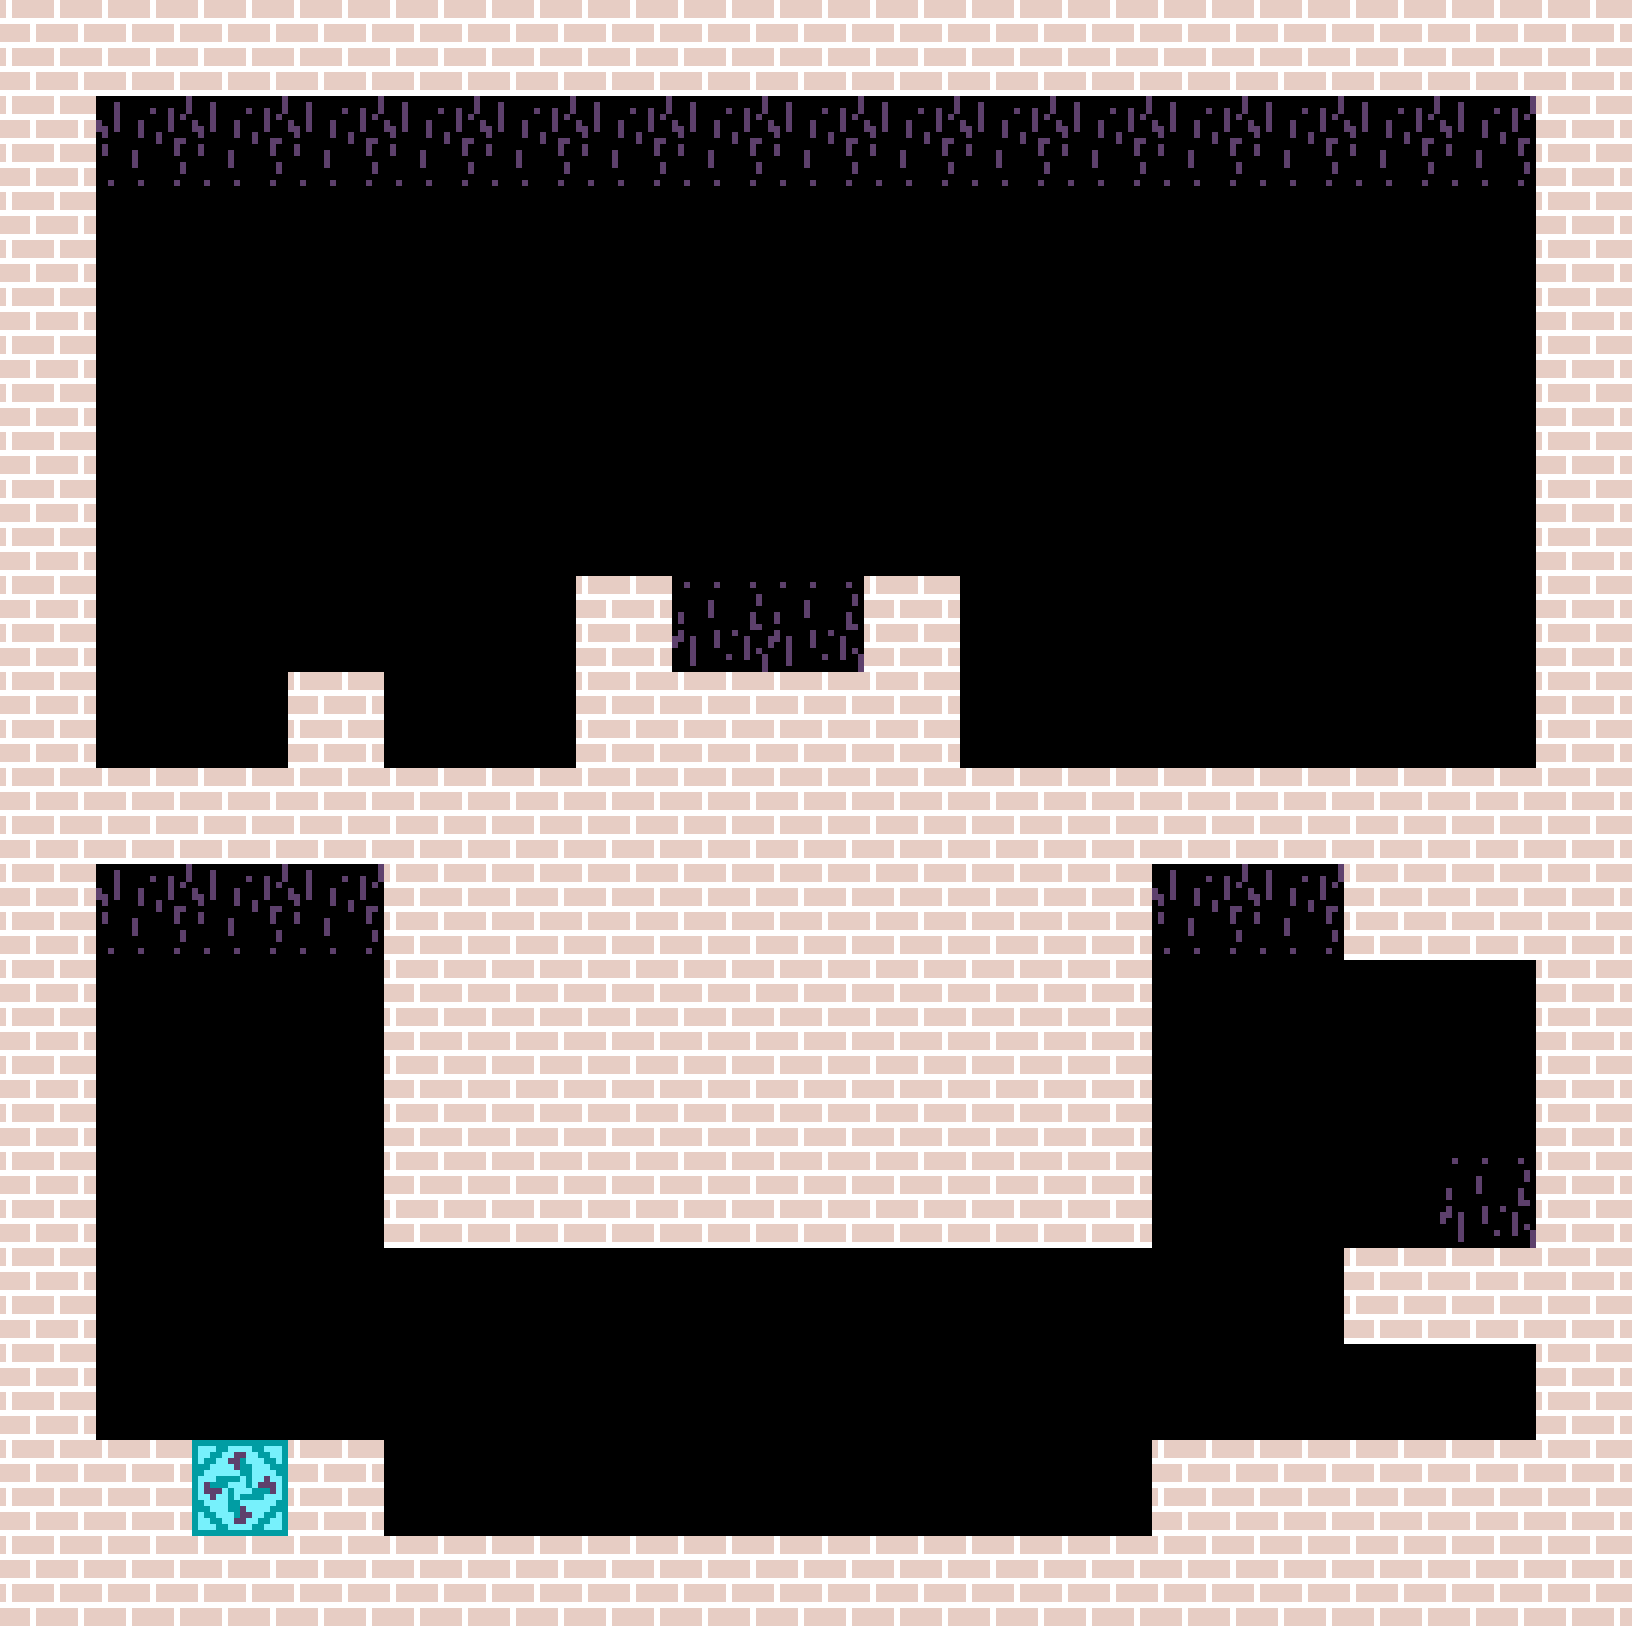

A 2D game scene composited from a Tiled map and its tileset images. What follows is a short description and the map's XML, with every tile layer's data as written:
An orthogonal 17x17 tile map with 96x96 px tiles, 3 tile layers (Terrain, Decoration, Enemies) and 30 objects.

<map version="1.10" tiledversion="1.11.2" orientation="orthogonal" renderorder="right-down" width="17" height="17" tilewidth="96" tileheight="96" infinite="0" nextlayerid="7" nextobjectid="31">
 <properties>
  <property name="LanternWidth" type="float" value="150" />
 </properties>
 <tileset firstgid="1" source="../Tilesets/platformerTiles.tsx" />
 <layer id="1" name="Terrain" width="17" height="17">
  <data encoding="csv">
0,0,0,0,0,0,0,0,0,0,0,0,0,0,0,0,0,
0,0,0,0,0,0,0,0,0,0,0,0,0,0,0,0,0,
1,0,0,0,0,0,0,0,0,0,0,0,0,0,0,0,1,
1,0,0,0,0,0,0,0,0,0,0,0,0,0,0,0,1,
1,0,0,0,0,0,0,0,0,0,0,0,0,0,0,0,1,
1,0,0,0,0,0,0,0,0,0,0,0,0,0,0,0,1,
1,0,0,0,0,0,1,0,0,1,0,0,0,0,0,0,1,
1,0,0,1,0,0,1,0,0,1,0,0,0,0,0,0,1,
0,1,1,0,1,1,0,0,0,0,1,1,0,1,1,1,0,
0,0,0,0,0,0,0,0,0,0,0,0,0,0,1,1,0,
1,0,0,0,1,0,0,0,0,0,0,1,0,0,0,0,1,
1,0,0,0,1,0,0,0,0,0,0,1,0,0,0,0,1,
1,0,0,0,1,1,1,1,1,1,1,1,0,0,0,0,1,
1,0,0,0,0,0,0,0,0,0,0,0,0,0,1,0,0,
1,0,0,0,0,0,0,0,0,0,0,0,0,0,0,0,1,
0,1,2,1,0,0,0,0,0,0,0,0,1,1,1,1,0,
0,0,0,0,1,1,1,1,1,1,1,1,0,0,0,0,0
</data>
 </layer>
 <layer id="2" name="Decoration" width="17" height="17">
  <data encoding="csv">
1,1,1,1,1,1,1,1,1,1,1,1,1,1,1,1,1,
1,0,0,0,0,0,0,0,0,0,0,0,0,0,0,0,1,
0,0,0,0,0,0,0,0,0,0,0,0,0,0,0,0,0,
0,0,0,0,0,0,0,0,0,0,0,0,0,0,0,0,0,
0,0,0,0,0,0,0,0,0,0,0,0,0,0,0,0,0,
0,0,0,0,0,0,0,0,0,0,0,0,0,0,0,0,0,
0,0,0,0,0,0,0,0,0,0,0,0,0,0,0,0,0,
0,0,0,0,0,0,0,1,1,0,0,0,0,0,0,0,0,
1,0,0,1,0,0,1,1,1,1,0,0,1,0,0,0,1,
1,0,0,0,1,1,1,1,1,1,1,1,0,0,0,0,1,
0,0,0,0,0,1,1,1,1,1,1,0,0,0,0,0,0,
0,0,0,0,0,1,1,1,1,1,1,0,0,0,0,0,0,
0,0,0,0,0,0,0,0,0,0,0,0,0,0,0,0,0,
0,0,0,0,0,0,0,0,0,0,0,0,0,0,0,1,1,
0,0,0,0,0,0,0,0,0,0,0,0,0,0,0,0,0,
1,0,0,0,0,0,0,0,0,0,0,0,0,0,0,0,1,
1,1,1,1,0,0,0,0,0,0,0,0,1,1,1,1,1
</data>
 </layer>
 <objectgroup id="3" name="Interactable">
  <object id="1" template="../ObjectTemplates/StartBall.tx" x="192" y="1152" />
  <object id="2" template="../ObjectTemplates/EndBall.tx" x="1344" y="768" />
  <object id="21" template="../ObjectTemplates/TeleportLocationOn.tx" x="96" y="768" />
  <object id="20" template="../ObjectTemplates/TeleportPortalOn.tx" x="1440" y="1440" />
 </objectgroup>
 <objectgroup id="4" name="Collectable">
  <object id="3" template="../ObjectTemplates/Coin.tx" x="384" y="768" />
  <object id="4" template="../ObjectTemplates/Coin.tx" x="480" y="768" />
  <object id="5" template="../ObjectTemplates/Coin.tx" x="960" y="768" />
  <object id="6" template="../ObjectTemplates/Coin.tx" x="1056" y="768" />
  <object id="7" template="../ObjectTemplates/Coin.tx" x="1344" y="1248" />
  <object id="9" template="../ObjectTemplates/Coin.tx" x="384" y="1536" />
  <object id="10" template="../ObjectTemplates/Coin.tx" x="480" y="1440" />
  <object id="11" template="../ObjectTemplates/Coin.tx" x="576" y="1440" />
  <object id="12" template="../ObjectTemplates/Coin.tx" x="672" y="1536" />
  <object id="13" template="../ObjectTemplates/Coin.tx" x="864" y="1440" />
  <object id="14" template="../ObjectTemplates/Coin.tx" x="864" y="1440" />
  <object id="15" template="../ObjectTemplates/Coin.tx" x="960" y="1440" />
  <object id="16" template="../ObjectTemplates/Coin.tx" x="768" y="1536" />
  <object id="17" template="../ObjectTemplates/Coin.tx" x="1056" y="1536" />
  <object id="8" template="../ObjectTemplates/Coin.tx" x="1440" y="1152" />
  <object id="18" template="../ObjectTemplates/Lantern.tx" x="1344" y="1440" />
  <object id="19" template="../ObjectTemplates/Checkpoint.tx" x="192" y="768" />
 </objectgroup>
 <objectgroup id="5" name="Interactable Enemies">
  <object id="22" template="../ObjectTemplates/DeathCube.tx" x="480" y="1536" />
  <object id="24" template="../ObjectTemplates/DeathCube.tx" x="576" y="576" />
  <object id="25" template="../ObjectTemplates/DeathCube.tx" x="288" y="480" />
  <object id="26" template="../ObjectTemplates/DeathCube.tx" x="864" y="480" />
  <object id="27" template="../ObjectTemplates/DeathCube.tx" x="1248" y="384" />
  <object id="28" template="../ObjectTemplates/DeathCube.tx" x="1440" y="576" />
  <object id="29" template="../ObjectTemplates/DeathCube.tx" x="1152" y="672" />
  <object id="23" template="../ObjectTemplates/DeathCube.tx" x="960" y="1536" />
  <object id="30" template="../ObjectTemplates/CanonFloor.tx" x="1152" y="768" />
 </objectgroup>
 <layer id="6" name="Enemies" width="17" height="17">
  <data encoding="csv">
0,0,0,0,0,0,0,0,0,0,0,0,0,0,0,0,0,
0,17,17,17,17,17,17,17,17,17,17,17,17,17,17,17,0,
0,0,0,0,0,0,0,0,0,0,0,0,0,0,0,0,0,
0,0,0,0,0,0,0,0,0,0,0,0,0,0,0,0,0,
0,0,0,0,0,0,0,0,0,0,0,0,0,0,0,0,0,
0,0,0,0,0,0,0,0,0,0,0,0,0,0,0,0,0,
0,0,0,0,0,0,0,37,37,0,0,0,0,0,0,0,0,
0,0,0,0,0,0,0,0,0,0,0,0,0,0,0,0,0,
0,0,0,0,0,0,0,0,0,0,0,0,0,0,0,0,0,
0,17,17,17,0,0,0,0,0,0,0,0,17,17,0,0,0,
0,0,0,0,0,0,0,0,0,0,0,0,0,0,0,0,0,
0,0,0,0,0,0,0,0,0,0,0,0,0,0,0,0,0,
0,0,0,0,0,0,0,0,0,0,0,0,0,0,0,37,0,
0,0,0,0,0,0,0,0,0,0,0,0,0,0,0,0,0,
0,0,0,0,0,0,0,0,0,0,0,0,0,0,0,0,0,
0,0,0,0,0,0,0,0,0,0,0,0,0,0,0,0,0,
0,0,0,0,0,0,0,0,0,0,0,0,0,0,0,0,0
</data>
 </layer>
</map>
